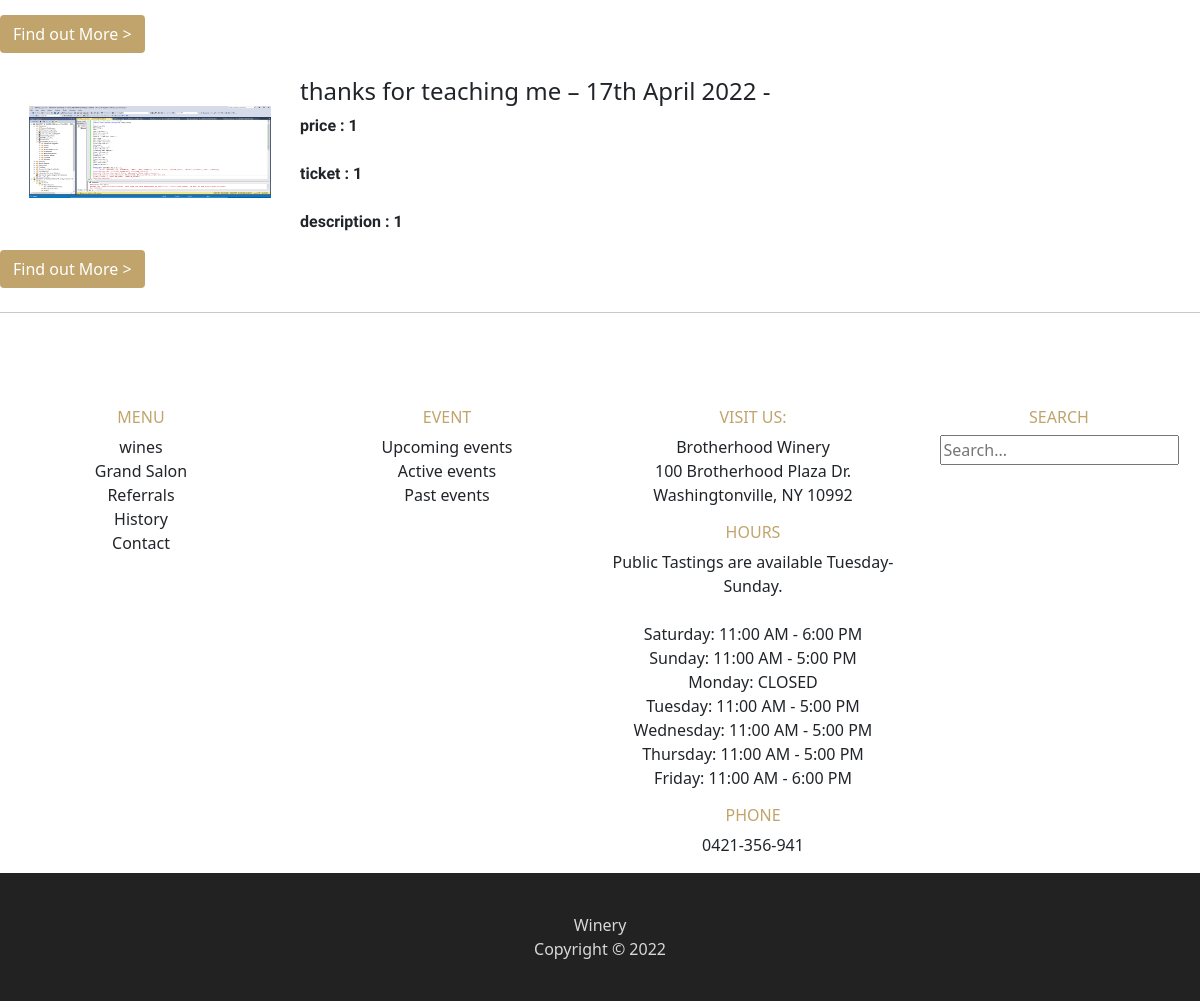
Before: / (lower part) with the older database file.
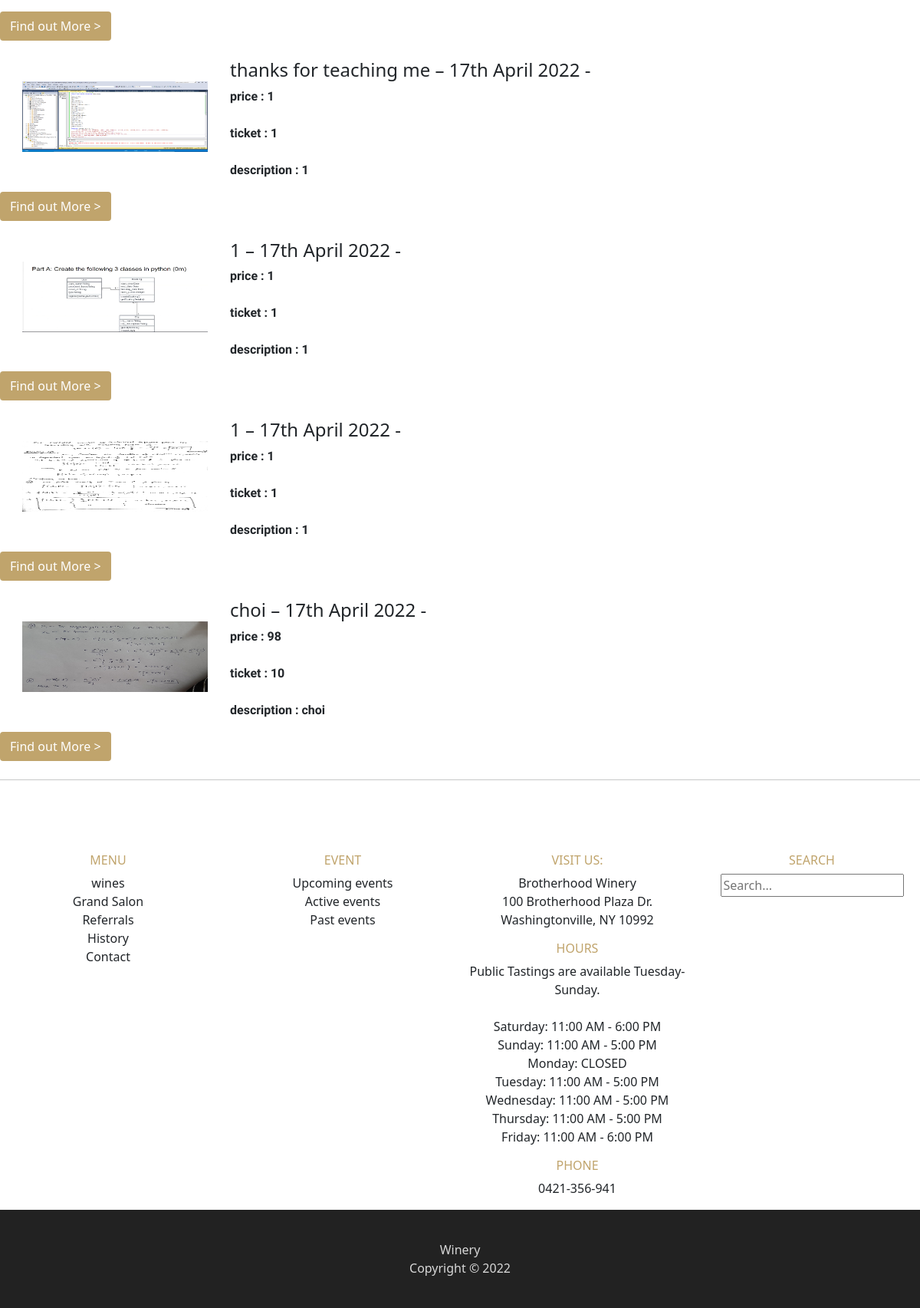
After: the same page with the newer database file.
### winery/models.py (models this page shows, shortened)
class Destination(db.Model):
    __tablename__ = 'destinations'
    id = db.Column(db.Integer, primary_key=True)
    name = db.Column(db.String(80))
    description = db.Column(db.String(200))
    image = db.Column(db.String(400))
    ticket_quantity = db.Column(db.Integer)
    price = db.Column(db.Integer)
    comments = db.relationship('Comment', backref='destination')

### winery/views.py (the view)
@mainbp.route('/')
def index():
    destinations = Destination.query.all()
    return render_template('base.html',destinations=destinations)

### winery/templates/base.html (shortened to what this page needs)
<!DOCTYPE html>
<html lang="en">
{% from "bootstrap5/form.html" import render_form  %}
{% block header %}
<head>
  <link rel="stylesheet" href="{{url_for('static',filename='css/main.css')}}"/>
  <link href="https://cdn.jsdelivr.net/npm/bootstrap@5.1.0/dist/css/bootstrap.min.css" rel="stylesheet">
  <link rel='stylesheet' href='https://cdn.jsdelivr.net/npm/bootstrap-icons@1.7.2/font/bootstrap-icons.css'>
  <link rel="stylesheet" href="https://cdnjs.cloudflare.com/ajax/libs/font-awesome/4.7.0/css/font-awesome.min.css">
</head>
<body>
  {% endblock %}
  {% block content %}
     <main>
        <div class ="container-flex">
          <div class = "row">
            <div clss = "container-flex">
              <div class = "Winery_Event row">
                <div class = "event col-lg">
                  {% for destination in destinations %}
                    <img src= {{destination.image}} alt="event_1" class = "img-thumbnail" />
                    <h4> {{destination.name}} – 17th April 2022 -  </h4>
                    <p>price : {{destination.price}}<br><br>
                       ticket : {{destination.ticket_quantity}}<br><br>
                       description : {{destination.description}}
                    </p>
                    <a href="{{ url_for('destination.show',id=1) }}" class="btn btn-Light">Find out More ></a>
                    <br>
                    <br>
                  {% endfor %}
                </div>
              </div>
            </div>
          </div>
     <div class = "container-flex">
       <div class = "row">
        <hr>
        <br><br><br><br>
       </div>
     </div>
      <div class = "minibar container-flex">
        <div class = "row">
          <div class="menu col">
              <h6>MENU</h6>
              <p> wines <br>
                  Grand Salon<br>
                  Referrals<br>
                  History<br>
                  Contact
              </p>
          </div>
          <div class="Event col">
              <h6>EVENT</h6>
              <p>
                Upcoming events<br>
                Active events<br>
                Past events
              </p>
          </div>
          <div class="visit col">
            <h6>VISIT US:</h6>
            <p>
              Brotherhood Winery<br>
              100 Brotherhood Plaza Dr.<br>
              Washingtonville, NY 10992<br>
            </p>
            <h6>HOURS</h6>
            <p>
              Public Tastings are available Tuesday-Sunday.<br><br>
              Saturday: 11:00 AM - 6:00 PM<br>
              Sunday: 11:00 AM - 5:00 PM<br>
              Monday: CLOSED<br>
              Tuesday: 11:00 AM - 5:00 PM<br>
              Wednesday: 11:00 AM - 5:00 PM<br>
              Thursday: 11:00 AM - 5:00 PM<br>
              Friday: 11:00 AM - 6:00 PM<br>
            </p>
            <h6>PHONE</h6>
            <p>
              0421-356-941
            </p>
          </div>
          <div class="search col">
          <h6>SEARCH</h6>
            <input type="text" placeholder="Search...">
          </div>
        </div>
      </div>
    </main>
    {% endblock %}
    <footer>
      <span>Winery<br />Copyright &copy; 2022 </span>
    </footer>
  </body>
</html>

### winery/static/css/main.css (style rules this page uses)
.event img { width :300px; height: 150px; border: 25px solid white; float: left; }
.event p { font-size: 15x; font-weight : bolder; font-family: 'Barlow Semi Condensed', sans-serif; }
.Winery_Event a { background-color : #c0a46c; color : white; }
.minibar h6 { color :#c0a46c; text-align: center; }
.minibar p { text-align: center; }
.minibar input { float: none; margin:0 auto; }
.search { text-align: center; }
footer { background: #222; padding: 40px; text-align: center; color: #d8d8d8; }

Changed rows visible on the page:
added Destination: image (picture), name "1", price "1", ticket_quantity "1", description "1"
added Destination: image (picture), name "1", price "1", ticket_quantity "1", description "1"
added Destination: image (picture), name "choi", price "98", ticket_quantity "10", description "choi"
